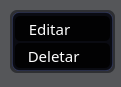
<?xml version="1.0" encoding="UTF-8"?>
<ui version="4.0">
 <class>MainWindow</class>
 <widget class="QMainWindow" name="MainWindow">
  <property name="geometry">
   <rect>
    <x>0</x>
    <y>0</y>
    <width>121</width>
    <height>87</height>
   </rect>
  </property>
  <property name="font">
   <font>
    <family>Segoe UI Semilight</family>
   </font>
  </property>
  <property name="windowTitle">
   <string>MainWindow</string>
  </property>
  <property name="styleSheet">
   <string notr="true">background-color: rgb(85, 86, 89);</string>
  </property>
  <widget class="QWidget" name="centralwidget">
   <widget class="QFrame" name="frame_back_ground">
    <property name="geometry">
     <rect>
      <x>10</x>
      <y>10</y>
      <width>105</width>
      <height>63</height>
     </rect>
    </property>
    <property name="styleSheet">
     <string notr="true">background-color: rgba(32, 33, 37, 190);
border-radius: 7px</string>
    </property>
    <property name="frameShape">
     <enum>QFrame::StyledPanel</enum>
    </property>
    <property name="frameShadow">
     <enum>QFrame::Raised</enum>
    </property>
    <layout class="QVBoxLayout" name="verticalLayout_27" stretch="0">
     <property name="spacing">
      <number>0</number>
     </property>
     <property name="leftMargin">
      <number>2</number>
     </property>
     <property name="topMargin">
      <number>2</number>
     </property>
     <property name="rightMargin">
      <number>2</number>
     </property>
     <property name="bottomMargin">
      <number>2</number>
     </property>
     <item>
      <widget class="QFrame" name="frame_line">
       <property name="styleSheet">
        <string notr="true">
background-color: rgba(64, 80, 170, 255);
border-radius: 8px</string>
       </property>
       <property name="frameShape">
        <enum>QFrame::StyledPanel</enum>
       </property>
       <property name="frameShadow">
        <enum>QFrame::Raised</enum>
       </property>
       <layout class="QVBoxLayout" name="verticalLayout_28">
        <property name="spacing">
         <number>0</number>
        </property>
        <property name="leftMargin">
         <number>0</number>
        </property>
        <property name="topMargin">
         <number>0</number>
        </property>
        <property name="rightMargin">
         <number>0</number>
        </property>
        <property name="bottomMargin">
         <number>0</number>
        </property>
        <item>
         <widget class="QFrame" name="frame_center">
          <property name="styleSheet">
           <string notr="true">background-color: rgba(32, 33, 37, 190);</string>
          </property>
          <property name="frameShape">
           <enum>QFrame::StyledPanel</enum>
          </property>
          <property name="frameShadow">
           <enum>QFrame::Raised</enum>
          </property>
          <layout class="QVBoxLayout" name="verticalLayout_29">
           <property name="spacing">
            <number>0</number>
           </property>
           <property name="leftMargin">
            <number>1</number>
           </property>
           <property name="topMargin">
            <number>1</number>
           </property>
           <property name="rightMargin">
            <number>1</number>
           </property>
           <property name="bottomMargin">
            <number>1</number>
           </property>
           <item>
            <widget class="QFrame" name="frame_continer">
             <property name="minimumSize">
              <size>
               <width>70</width>
               <height>10</height>
              </size>
             </property>
             <property name="styleSheet">
              <string notr="true">background-color:  rgba(0, 0, 0, 190);
border-radius:6px;</string>
             </property>
             <property name="frameShape">
              <enum>QFrame::StyledPanel</enum>
             </property>
             <property name="frameShadow">
              <enum>QFrame::Raised</enum>
             </property>
             <layout class="QVBoxLayout" name="verticalLayout_30">
              <property name="spacing">
               <number>3</number>
              </property>
              <property name="leftMargin">
               <number>2</number>
              </property>
              <property name="topMargin">
               <number>3</number>
              </property>
              <property name="rightMargin">
               <number>2</number>
              </property>
              <property name="bottomMargin">
               <number>3</number>
              </property>
              <item>
               <widget class="QPushButton" name="editar">
                <property name="minimumSize">
                 <size>
                  <width>0</width>
                  <height>25</height>
                 </size>
                </property>
                <property name="sizeIncrement">
                 <size>
                  <width>0</width>
                  <height>0</height>
                 </size>
                </property>
                <property name="font">
                 <font>
                  <family>Segoe UI Light</family>
                  <pointsize>11</pointsize>
                 </font>
                </property>
                <property name="cursor">
                 <cursorShape>PointingHandCursor</cursorShape>
                </property>
                <property name="styleSheet">
                 <string notr="true">QPushButton{
background-color: rgb(2, 2, 3);
border-radius: 5px;
color: rgb(255, 255, 255);
text-align: left;
padding-left: 6px;}

QPushButton:hover{background-color: rgb(47, 54, 100)}

QPushButton:pressed{background-color: rgb(33, 38, 70);}</string>
                </property>
                <property name="text">
                 <string>  Editar</string>
                </property>
                <property name="icon">
                 <iconset>
                  <normaloff>../../../images/svg_icons/icon_edit.svg</normaloff>../../../images/svg_icons/icon_edit.svg</iconset>
                </property>
                <property name="iconSize">
                 <size>
                  <width>19</width>
                  <height>19</height>
                 </size>
                </property>
               </widget>
              </item>
              <item>
               <widget class="QPushButton" name="deletar">
                <property name="minimumSize">
                 <size>
                  <width>0</width>
                  <height>25</height>
                 </size>
                </property>
                <property name="sizeIncrement">
                 <size>
                  <width>0</width>
                  <height>0</height>
                 </size>
                </property>
                <property name="font">
                 <font>
                  <family>Segoe UI Light</family>
                  <pointsize>11</pointsize>
                 </font>
                </property>
                <property name="cursor">
                 <cursorShape>PointingHandCursor</cursorShape>
                </property>
                <property name="styleSheet">
                 <string notr="true">QPushButton{
background-color: rgb(2, 2, 3);
border-radius: 5px;
color: rgb(255, 255, 255);
text-align: left;
padding-left: 5px;}

QPushButton:hover{background-color: rgb(47, 54, 100)}

QPushButton:pressed{background-color: rgb(33, 38, 70);}</string>
                </property>
                <property name="text">
                 <string>  Deletar</string>
                </property>
                <property name="icon">
                 <iconset>
                  <normaloff>../../../images/svg_icons/icon_delete.svg</normaloff>../../../images/svg_icons/icon_delete.svg</iconset>
                </property>
                <property name="iconSize">
                 <size>
                  <width>21</width>
                  <height>21</height>
                 </size>
                </property>
               </widget>
              </item>
             </layout>
            </widget>
           </item>
          </layout>
         </widget>
        </item>
       </layout>
      </widget>
     </item>
    </layout>
   </widget>
  </widget>
 </widget>
 <resources/>
 <connections/>
</ui>
